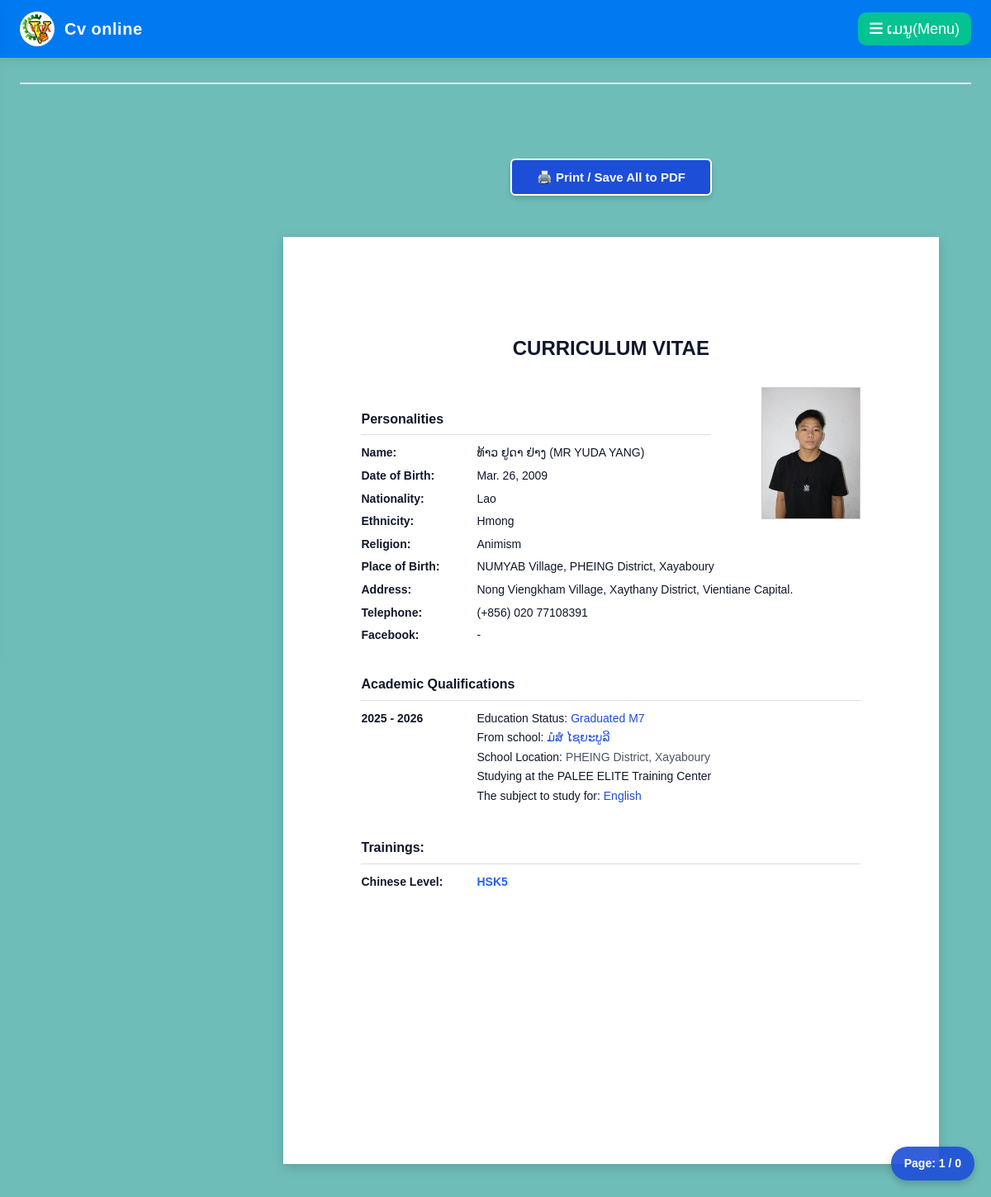
Page /3 on the committed database.
### myapp/models.py (models this page shows, shortened)
class FormResponse(models.Model):
    PROVINCE_CHOICES3 = [
    ('Vientiane Capital', 'ນະຄອນຫຼວງວຽງຈັນ'),
    ('Phongsaly', 'ຜົ້ງສາລີ'),
    ('Luang Namtha', 'ຫຼວງນ້ຳທາ'),
    ('Oudomxay', 'ອຸດົມໄຊ'),
    ('Bokeo', 'ບໍ່ແກ້ວ'),
    ('Luang Prabang', 'ຫຼວງພະບາງ'),
    ('Huaphan', 'ຫົວພັນ'),
    ('Xayaboury', 'ໄຊຍະບູລີ'),
    ('Xieng Khouang', 'ຊຽງຂວາງ'),
    ('Vientiane', 'ວຽງຈັນ'),
    ('Bolikhamxay', 'ບໍລິຄຳໄຊ'),
    ('Khammouane', 'ຄຳມ່ວນ'),
    ('Savannakhet', 'ສະຫວັນນະເຂດ'),
    ('Salavan', 'ສາລະວັນ'),
    ('Sekong', 'ເຊກອງ'),
    ('Champasak', 'ຈຳປາສັກ'),
    ('Attapeu', 'ອັດຕະປື'),
    ('Xaysomboun', 'ໄຊສົມບູນ'),
    ]
    GRADUATE_CHOICES = [
        ('ມໍ7', 'ຈົບມໍ7ແລ້ວ (已毕业)'),
        ('ຍັງບໍ່ຈົບ', 'ຍັງບໍ່ຈົບ (未毕业)'),
    ]
    chinese_level1 = [
        ('HSK1', 'HSK1'),
        ('HSK2', 'HSK2'),
        ('HSK3', 'HSK3'),
        ('HSK4', 'HSK4'),
        ('HSK5', 'HSK5'),
        ('HSK6', 'HSK6'),
    ]
    ETHNICITY_CHOICES = [
        ('Lao', 'ລາວ'),
        ('Hmong', 'ມົ້ງ'),
        ('Khmu', 'ກຶມມຸ'),
        ('Phouthai', 'ຜູ້ໄທ'),
        ('Tai', 'ໄຕ'),
        ('Other', 'ອື່ນໆ (Other)'),
    ]
    RELIGION_CHOICES = [
        ('Buddhism', 'ພຸດ'),
        ('Christianity', 'ຄຣິດ'),
        ('Islam', 'ອິດສະລາມ'),
        ('Animism', 'ນັບຖືຜີ / ບໍ່ມີສາດສະໜາ'),
        ('Other', 'ອື່ນໆ (Other)'),
    ]
    student_code = models.CharField(max_length=20, unique=True, blank=True, null=True)
    timestamp = models.DateTimeField(
    verbose_name="Timestamp",
    default=timezone.now
    )
    full_name = models.CharField(
        max_length=255,
        verbose_name="ຊື່ ແລະ ນາມສະກຸນລາວ(真实姓名)"
    )
    name_Chinese = models.CharField(
        max_length=255,blank=True,
        verbose_name="ຊື່ແທ້ພາສາຈີນ ຫຼື ອັງກິດ(真实姓名)"
    )
    date_of_birth = models.DateField(
        verbose_name="ວັນເດືອນປີເກີດ (出生日期)",
        blank=True,
        null=True
    )
    ethnicity = models.CharField(
        max_length=50,
        choices=ETHNICITY_CHOICES,
        default='Lao',
        verbose_name="ຊົນເຜົ່າ (民族)"
    )
    ethnicity_other = models.CharField(
        max_length=100,
        blank=True,
        null=True,
        verbose_name="ຊົນເຜົ່າອື່ນໆ (请ກອກຊົນເຜົ່າຂອງທ່ານ)"
    )
    religion = models.CharField(
        max_length=50,
        choices=RELIGION_CHOICES,
        default='Buddhism',
        verbose_name="ສາດສະໜາ (宗教)"
    )
    religion_other = models.CharField(
        max_length=100,
        blank=True,
        null=True,
        verbose_name="ສາດສະໜາອື່ນໆ (请ກອກສາດສະໜາຂອງທ່ານ)"
    )
    organization = models.CharField(
        max_length=255,
        verbose_name="ມາຈາກໂຮງຮຽນໃດ(来自哪所学校？)"
    )
    Village = models.CharField(
        max_length=100,
        verbose_name="ບ້ານ (村莊)",
        blank=True
    )
    district = models.CharField(
        max_length=100,
        verbose_name="ເມືອງ (城市)"
    )
    province1 = models.CharField(
        max_length=60,
        choices=PROVINCE_CHOICES3,
        default='ນະຄອນຫຼວງວຽງຈັນ',
        verbose_name="ແຂວງເກີດ (省)"
    )
    is_graduated_m7 = models.CharField(
        max_length=20,
        choices=GRADUATE_CHOICES,
        verbose_name="ຫຼັງຈາກເດືອນ9 ສົກ2026 ນີ້ນ້ອງຮຽນຊັ້ນໃດ? (你七年级毕业嘛)"
    )
    current_grade = models.CharField(
        max_length=100,
        blank=True,
        null=True,
        verbose_name="ຖ້າບໍ່ຈົບ, ປັດຈຸບັນຮຽນຢູ່ຊັ້ນໃດ?"
    )
    chinese_level = models.CharField(
        max_length=60,
        blank=True,
        choices=chinese_level1,
        verbose_name="ລະດັບພາສາຈີນ (中文)"
    )
    phone_number = models.CharField(
        max_length=50,
        verbose_name="ເບີຕິດຕໍ່ (联络手机)"
    )
    facebook = models.CharField(
        max_length=100,
        blank=True,
        null=True,
        verbose_name="facebook (脸书)"
    )
    image = models.ImageField(
        upload_to='uploads/',
        blank=True,
        null=True,
        verbose_name="ຮູບພາບແນບມາ"
    )
    subject_set = models.ManyToManyField(
        Subject,
        verbose_name="ວິຊາເລືອກຮຽນທີ່ສູນປາລີ (选修课程)"
        )
    class Meta:
        verbose_name = "ຂໍ້ມູນການລົງທະບຽນນັກຮຽນທືນວິຕ້າ"
        verbose_name_plural = "ຂໍ້ມູນການລົງທະບຽນນັກຮຽນທືນວິຕ້າ"

class Subject(models.Model):
    name = models.CharField(max_length=255)
    photo = models.ImageField(upload_to='subject_photos/', blank=True, null=True)
    description = models.TextField(blank=True, null=True, default='')
    Name_eng = models.CharField(blank=True, null=True, default='')
    price = models.CharField(max_length=255, null=True, blank=True, default='')
    is_premium = models.BooleanField(default=False)
    promotion_end_at = models.DateField(null=True, blank=True)

### myapp/views.py (the view)
# urls.py: path('<int:sub_id>', views.cv_detail, name='cv_detail'),
def cv_detail(request, sub_id):
    one_sub =FormResponse.objects.get(id=sub_id)
    context = {'user': one_sub}
    return render(request, 'myapp/Create_CV.html', context)

### myapp/templates/myapp/Create_CV.html (shortened to what this page needs)
{% extends 'components/base.html' %}
{% load static %}
{% block content %}
</head>
<body>
    <div class="top-bar">
        <button class="btn-print" onclick="window.print()">
            🖨️ Print / Save All to PDF
        </button>
    </div>
<div class="cv-container-wrapper">
{% if user %}
<div class="cv-page" data-page="1">
    <div class="cv-title">Curriculum Vitae</div>
    <div class="cv-content-wrapper">
        <div class="left-info">
            <div class="section-title">Personalities</div>
            <div class="info-grid">
                <div class="info-label">Name:</div>
                <div style="white-space: nowrap;">
                    {{ user.full_name }} {% if user.name_Chinese %}({{ user.name_Chinese }}){% endif %}
                </div>
                <div class="info-label">Date of Birth:</div>
                <div style="white-space: nowrap;">{{ user.date_of_birth|date:"M. d, Y" }}</div>
                <div class="info-label">Nationality:</div>
                <div style="white-space: nowrap;">Lao</div>
                <div class="info-label">Ethnicity:</div>
                <div style="white-space: nowrap;">
                    {% if user.ethnicity == 'Other' %}{{ user.ethnicity_other }}{% else %}{{ user.ethnicity }}{% endif %}
                </div>
                <div class="info-label">Religion:</div>
                <div style="white-space: nowrap;">
                    {% if user.religion == 'Other' %}{{ user.religion_other }}{% else %}{{ user.religion }}{% endif %}
                </div>
                <div class="info-label">Place of Birth:</div>
                <div style="white-space: nowrap;">
                    {% if user.Village %}{{ user.Village }} Village, {% endif %}{{ user.district }} District, {% if user.province1 == 'Vientiane' %}Vientiane Province{% else %}{{ user.province1 }}{% endif %}
                </div>
                <div class="info-label">Address:</div>
                <div style="white-space: nowrap;">
                    Nong Viengkham Village, Xaythany District, Vientiane Capital.
                </div>
                <div class="info-label">Telephone:</div>
                <div style="white-space: nowrap;">(+856) {{ user.phone_number }}</div>
                <div class="info-label">Facebook:</div>
                <div style="white-space: nowrap;">{{ user.facebook|default:"-" }}</div>
            </div>
        </div>
        <div class="cv-photo-box" style="width: 120px; height: 160px; border: 1px solid #ccc; overflow: hidden;">
            {% if user.image %}
                <img src="{{ user.image.url }}" alt="Student Photo" style="width: 100%; height: 100%; object-fit: cover;">
            {% else %}
                <div style="text-align: center; line-height: 160px; color: #9ca3af;">No Photo</div>
            {% endif %}
        </div>
    </div>
    <div class="section-title" style="margin-top: 35px;">Academic Qualifications</div>
    <div class="timeline-grid">
        <div class="timeline-year">2025 - 2026</div>
        <div class="timeline-detail">
            <p style="margin: 0 0 4px 0;">Education Status:
                <span style="font-weight: 500; color: #1d4ed8;">
                    {% if user.is_graduated_m7 == 'ມໍ7' or user.is_graduated_m7 == 'ມ7' or user.is_graduated_m7 == 'm7' or user.is_graduated_m7 == 'M7' or user.is_graduated_m7 == True or user.is_graduated_m7 == 'True' %}
                        Graduated M7
                    {% elif user.current_grade == "ມໍ1" or user.current_grade == "ມ1" %}Grade M1
                    {% elif user.current_grade == "ມໍ2" or user.current_grade == "ມ1" %}Grade M2
                    {% elif user.current_grade == "ມໍ3" or user.current_grade == "ມ3" %}Grade M3
                    {% elif user.current_grade == "ມໍ4" or user.current_grade == "ມ4" %}Grade M4
                    {% elif user.current_grade == "ມໍ5" or user.current_grade == "ມ5" %}Grade M5
                    {% elif user.current_grade == "ມໍ6" or user.current_grade == "ມ6" %}Grade M6
                    {% elif user.current_grade == "ມໍ7" or user.current_grade == "ມ7" %}Graduated M7
                    {% else %}
                        {{ user.current_grade|default:"-" }}
                    {% endif %}
                </span>
            </p>
            <p style="margin: 0 0 4px 0;">From school: <span style="font-weight: 500; color: #1d4ed8;">{{ user.organization }}</span></p>
            <p style="margin: 0 0 4px 0;">School Location:
                <span style="font-weight: 500; color: #4b5563;">
                    {{ user.district }} District, {% if user.province1 == 'Vientiane' %}Vientiane Province{% else %}{{ user.province1 }}{% endif %}
                </span>
            </p>
            <p style="margin: 0 0 4px 0;">Studying at the PALEE ELITE Training Center</p>
            <p style="margin: 0 0 4px 0;">The subject to study for:
                <span style="font-weight: 500; color: #1d4ed8;">
                    {% for subject in user.subject_set.all %}
                        {{ subject.Name_eng }}{% if not forloop.last %}, {% endif %}
                    {% empty %}
                        -
                    {% endfor %}
                </span>
            </p>
        </div>
    </div>
    <div class="section-title" style="margin-top: 35px;">Trainings:</div>
    <div class="timeline-grid">
        <div class="timeline-year">Chinese Level:</div>
        <div class="timeline-detail">
            <p style="margin: 0; font-weight: bold; color: #2563eb;">{{ user.chinese_level }}</p>
        </div>
    </div>
</div>
{% else %}
<div class="cv-page" style="height: auto; text-align: center; padding: 50px;">
    <h3 style="color: #9ca3af;">ບໍ່ມີຂໍ້ມູນນັກສຶກສາບຸກຄົນນີ້ / Student Profile Not Found</h3>
</div>
{% endif %}
<div id="floating-page-counter" style="
    position: fixed;
    bottom: 20px;
    right: 20px;
    background: rgba(29, 78, 216, 0.9); /* ສີຟ້າໂປ່ງແສງງາມໆ */
    color: white;
    padding: 8px 16px;
    border-radius: 20px;
    font-size: 14px;
    font-weight: bold;
    box-shadow: 0 4px 10px rgba(0,0,0,0.2);
    z-index: 9999; /* ດັນໃຫ້ຢູ່ເທິງສຸດ */
    pointer-events: none; /* ບໍ່ໃຫ້ບັງການກົດປັດຈໍ */
    font-family: sans-serif;
    transition: all 0.3s ease;
    transform: translate3d(0, 0, 0); /* 🚀 ບັງຄັບໃຊ້ GPU ຂອງມືຖື ເພື່ອໃຫ້ເລື່ອນລື່ນ */
">
    Page: <span id="current-page-num">1</span> / {{ users|length }}
</div>
{% endblock %}

### staticfiles/main65.css (style rules this page uses)
body { margin: 0px; padding: 0px; background: url("../images/bg_dark_green.png"); background-color: inherit; font-size: 16px; font-family: "Trebuchet MS", Helvetica, sans-serif; color: #000; }

### myapp/templates/components/base.html (style rules this page uses)
html, body, p, span, h1, h2, h3, h4, h5, h6, a, button, input, select, textarea, div, th, td, table, b, strong, li, ul { font-family: 'Phetsarath OT', sans-serif !important; }
html, body { margin: 0 !important; padding: 0 !important; width: 100% !important; max-width: 100% !important; overflow-x: hidden !important; word-break: keep-all; overflow-wrap: break-word; font-size: 18px !important; line-height: 1.8 !important; }

### myapp/templates/components/siteheader.html (style rules this page uses)
body, h1, h2, h3, h4, h5, h6, .w3-bar, button, a, span, div { font-family: "Phetsarath", sans-serif !important; }
body { background-color: #f1f5f9; color: #0f172a; margin: 0; }

### myapp/templates/myapp/Create_CV.html (style rules this page uses)
html, body, p, span, h1, h2, h3, h4, h5, h6, a, button, input, select, textarea, div, th, td, table, b, strong, li, ul { font-family: 'Phetsarath OT', sans-serif !important; }
html, body { margin: 0 !important; padding: 0 !important; width: 100% !important; max-width: 100% !important; overflow-x: hidden !important; background-color: #6fbdb9; font-family: 'Phetsarath OT', Tahoma, Geneva, Verdana, sans-serif; box-sizing: border-box; }
.top-bar { width: 100%; background-color: #007bff; padding: 15px 0; display: flex; justify-content: center; align-items: center; box-shadow: 0 2px 4px rgba(0,0,0,0.1); position: fixed; top: 0; left: 0; z-index: 9999; }
.btn-print { background-color: #1d4ed8; color: white; border: 2px solid #ffffff; padding: 10px 24px; font-size: 14px; font-weight: bold; border-radius: 6px; cursor: pointer; }
.cv-container-wrapper { margin-top: 100px; width: 100%; display: flex; flex-direction: column; align-items: center; box-sizing: border-box; padding: 10px 0; }
.cv-page { background-color: #ffffff; width: 210mm; height: 297mm; padding: 30mm 25mm 25mm 25mm; margin: 20px auto; box-shadow: 0 4px 15px rgba(0, 0, 0, 0.15); box-sizing: border-box; position: relative; page-break-after: always; }
.cv-title { text-align: center; font-size: 24px; font-weight: bold; margin-bottom: 40px; text-transform: uppercase; }
.cv-content-wrapper { display: flex; justify-content: space-between; align-items: flex-start; width: 100%; }
.left-info { width: 70%; }
.section-title { font-size: 16px; font-weight: bold; margin-top: 25px; margin-bottom: 12px; border-bottom: 1px solid #ddd; padding-bottom: 4px; }
.info-grid, .timeline-grid { display: grid; grid-template-columns: 140px 1fr; row-gap: 8px; font-size: 14px; line-height: 1.4; }
.info-label, .timeline-year { font-weight: bold; }
.cv-page { content-visibility: auto; contain-intrinsic-size: 1px 1123px; width: 210mm; height: 297mm; margin: 20px auto; background: white; box-shadow: 0 0 10px rgba(0,0,0,0.1); }
.cv-page { content-visibility: auto; contain-intrinsic-size: 1px 1123px; transform: translate3d(0, 0, 0); will-change: transform; -webkit-backface-visibility: hidden; backface-visibility: hidden; }
*, *:before, *:after { box-sizing: border-box !important; }
.top-bar { width: 100%; background-color: transparent !important; box-shadow: none !important; position: relative !important; top: auto !important; right: auto !important; left: auto !important; margin-top: 30px !important; margin-bottom: 50px !important; display: flex !important; justify-content: center !important; align-items: center !important; padding: 0 !important; z-index: 999; }
.btn-print { background-color: #1d4ed8; color: white; border: 2px solid #ffffff; padding: 12px 30px; font-size: 15px; font-weight: bold; border-radius: 6px; cursor: pointer; box-shadow: 0 4px 6px rgba(0,0,0,0.15); transition: background-color 0.2s, transform 0.1s; }
.cv-container-wrapper { margin-top: 10px !important; width: 100%; display: flex; flex-direction: column; align-items: center; padding: 0; }
.cv-page { background-color: #ffffff; width: 210mm; height: 297mm; padding: 30mm 25mm 25mm 25mm; margin: 0 auto 20px auto; box-shadow: 0 4px 15px rgba(0, 0, 0, 0.15); position: relative; overflow: hidden; word-wrap: break-word; overflow-wrap: break-word; word-break: break-word; }
.cv-title { text-align: center; font-size: 24px; font-weight: bold; margin-top: 0px; margin-bottom: 25px; text-transform: uppercase; }

### rows in the picture
FormResponse: full_name "ທ້າວ ຢູດາ ຢ່າງ", name_Chinese "MR YUDA YANG", date_of_birth "Mar. 26, 2009", ethnicity "Hmong", religion "Animism", Village "NUMYAB", district "PHEING", province1 "Xayaboury", phone_number "020 77108391", facebook "-", image (picture), organization "ມໍສໍ ໄຊຍະບູລີ", chinese_level "HSK5"
Subject: Name_eng "English"

### other values in the picture
{{ users|length }} "0"
